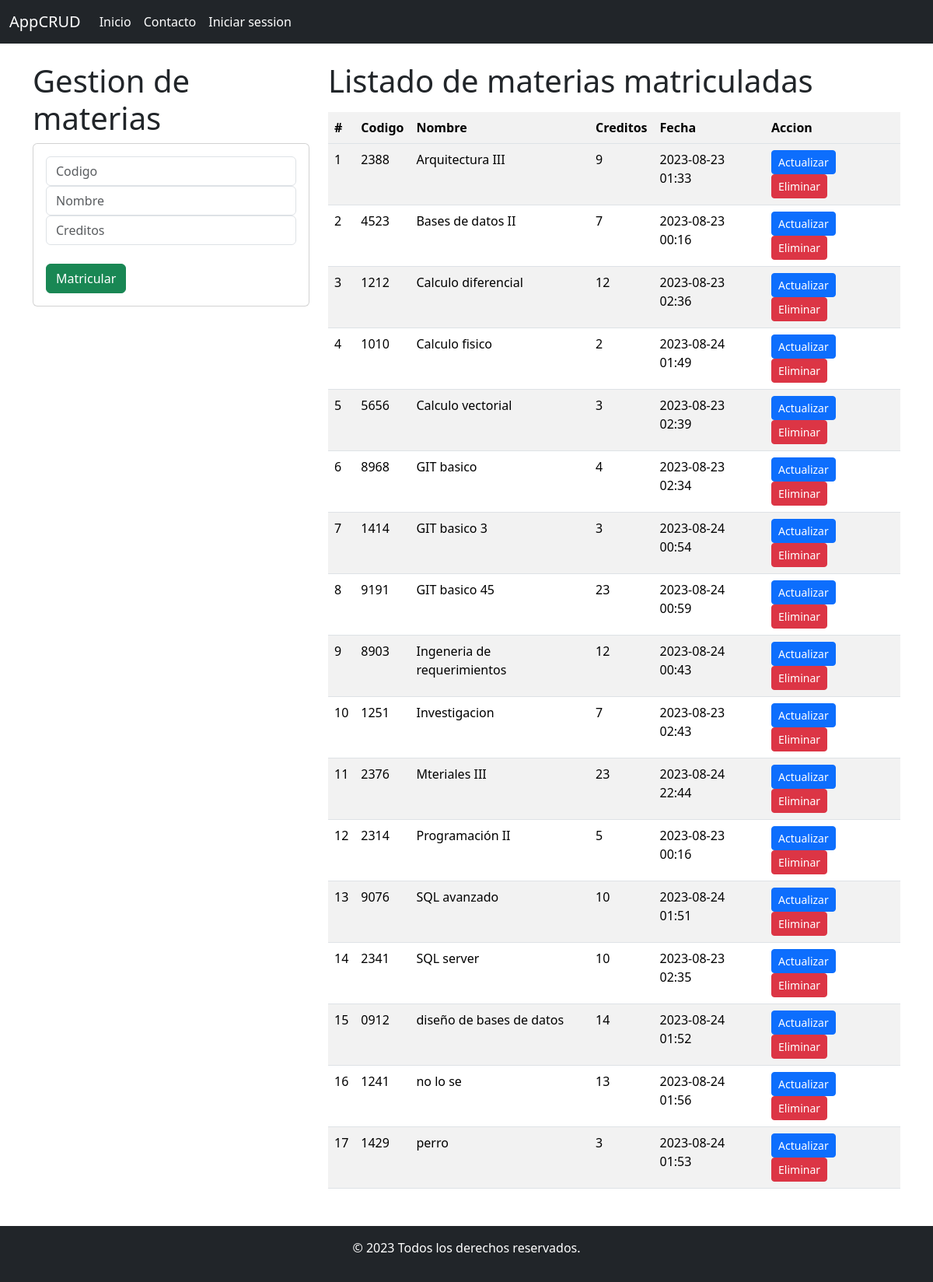
Page /home/ on the earlier database version.
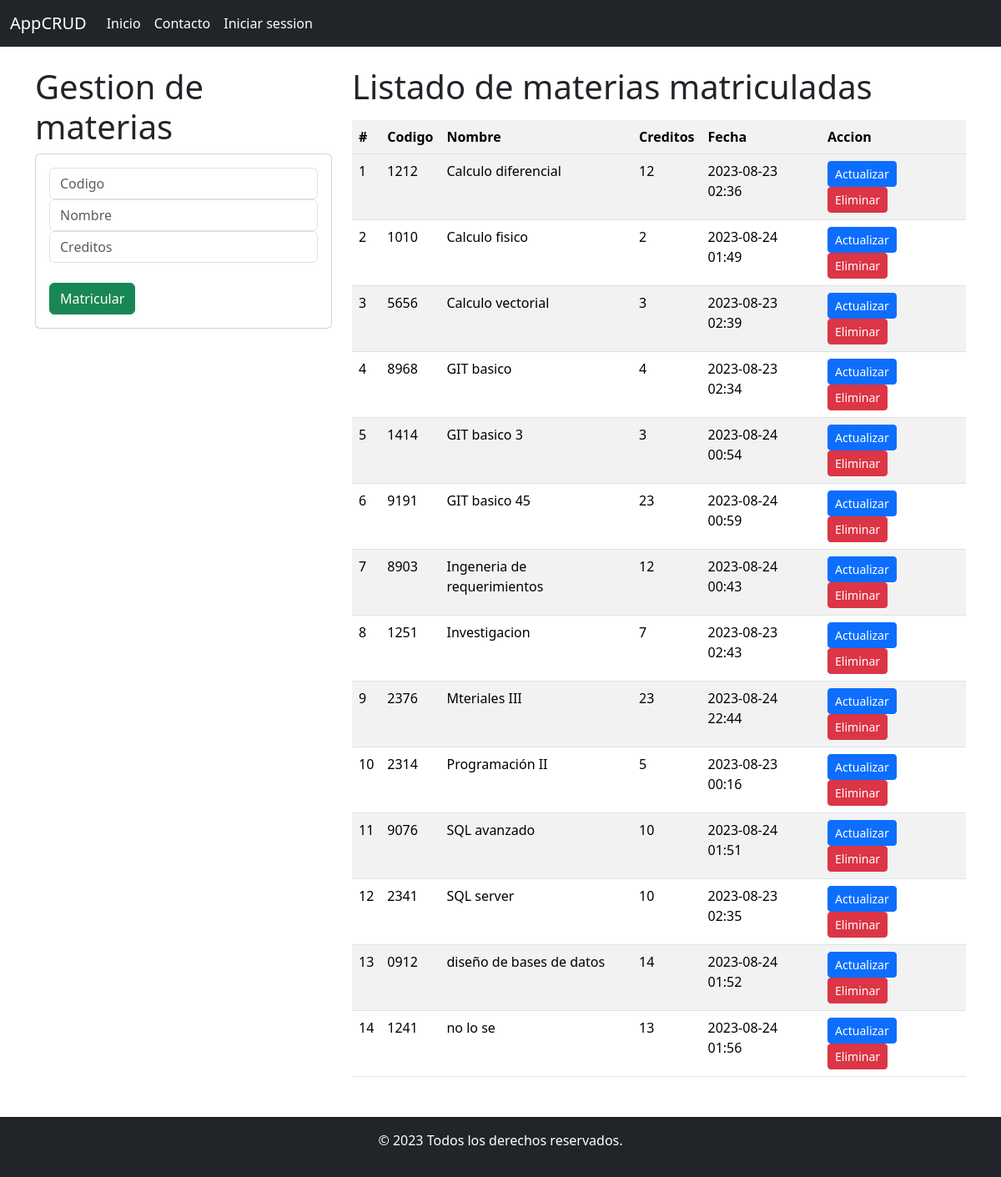
Same page on the later database version.
### GestionarMaterias/models.py (models this page shows, shortened)
class MaricularMaterias(models.Model):
    id = models.CharField(primary_key=True,  max_length=5)
    nombre = models.CharField(max_length=40, blank=False, null=False)
    creditos = models.PositiveSmallIntegerField(blank=False, null=False)
    fecha = models.DateTimeField(auto_now=True)

### GestionarMaterias/views.py (the view)
# urls.py: path('home/', views.home, name="home" ),
def home(request):
    materias = MaricularMaterias.objects.all().order_by("nombre")
    contexto = {"materias": materias}
    return render(request, "gestionMaterias.html", context=contexto)

### GestionarMaterias/templates/gestionMaterias.html (shortened to what this page needs)
{% extends "main.html" %}
{% block body %}
<div class="row">
    <div class="col-sm-12 col-md-6 col-lg-4 col-xl-4">
        <h1> Gestion de materias</h1>
        <div class="card">
            <div class="card-body">
                <form action="{% url 'register' %}" method="POST">
                    <div class="form-group">
                        <input type="text"  name="codigo" class="form-control" placeholder="Codigo" required>
                    </div>
                    <div class="form-group">
                        <input type="text"  name="nombre" class="form-control" placeholder="Nombre"  max="40" required>
                    </div>
                    <div class="form-group">
                        <input type="text" name="creditos" class="form-control" placeholder="Creditos" required>
                    </div>
                    <div class="form-group">
                        <br>
                        <button type="submit" class="btn btn-success "> Matricular</button>
                    </div>
                </form>
            </div>
        </div>
    </div>
<div class="col-sm-12 col-md-6 col-lg-8 col-xl-8">
    <h1> Listado de materias matriculadas</h1>
    <div class="table-responsive py-2">
        <table class="table table-striped">
            <thhead>
                <tr>
                    <th> #</th>
                    <th>Codigo</th>
                    <th>Nombre</th>
                    <th>Creditos</th>
                    <th>Fecha</th>
                    <th>Accion</th>
                </tr>
            </thhead>
            <tbody>
                {% for materia in materias %}
                <tr>
                    <td>{{forloop.counter}}</td>
                    <td>{{materia.id}}</td>
                    <td>{{materia.nombre}}</td>
                    <td>{{materia.creditos}}</td>
                    <td>{{materia.fecha|date:"Y-m-d H:i"}}</td>
                    <td>
                        <div class="btn-group" role="group" aria-label="Botones de Acción">
                            <form action="{% url "delete" materia.id %}" method="POST">
                                <input type="submit" class="btn btn-sm btn-primary" value="Actualizar">
                                <input type="submit" class="btn btn-sm btn-danger" value="Eliminar">
                            </form>
                        </div>
                      </td>
                </tr>
                {% endfor %}
            </tbody>
        </table>
    </div>
</div>
</div>
{% endblock %}

### GestionarMaterias/templates/main.html (shortened to what this page needs)
<!DOCTYPE html>
<html lang="en">
<head>
    <link href="https://cdn.jsdelivr.net/npm/bootstrap@5.3.1/dist/css/bootstrap.min.css" rel="stylesheet">
</head>
<body>
    <nav class="navbar navbar-expand-lg bg-dark text-white">
        <div class="container-fluid">
          <a class="navbar-brand text-white" href="{% url 'home' %}">AppCRUD</a>
          <div class="collapse navbar-collapse" id="navbarSupportedContent">
            <ul class="navbar-nav me-auto mb-2 mb-lg-0">
              <li class="nav-item">
                <a class="nav-link active text-white" aria-current="page" href="{% url 'home' %}">Inicio</a>
              </li>
              <li class="nav-item">
                <a class="nav-link text-white" href="{% url 'info' %}">Contacto</a>
              </li>
              <li class="nav-item">
                <a class="nav-link text-white" href="{% url 'login' %}">Iniciar session</a>
              </li>
            </ul>
          </div>
        </div>
      </nav>
      <div class="container py-4">
    {% block body %}{% endblock %}
  </div>
    <footer class="bg-dark text-white text-center py-3">
      <div class="container">
          <p>&copy; 2023 Todos los derechos reservados.</p>
      </div>
  </footer>
</body>
</html>

Differences in the rows shown:
removed MaricularMaterias: id "2388", nombre "Arquitectura III", creditos "9", fecha "2023-08-23 01:33"
removed MaricularMaterias: id "4523", nombre "Bases de datos II", creditos "7", fecha "2023-08-23 00:16"
removed MaricularMaterias: id "1429", nombre "perro", creditos "3", fecha "2023-08-24 01:53"
